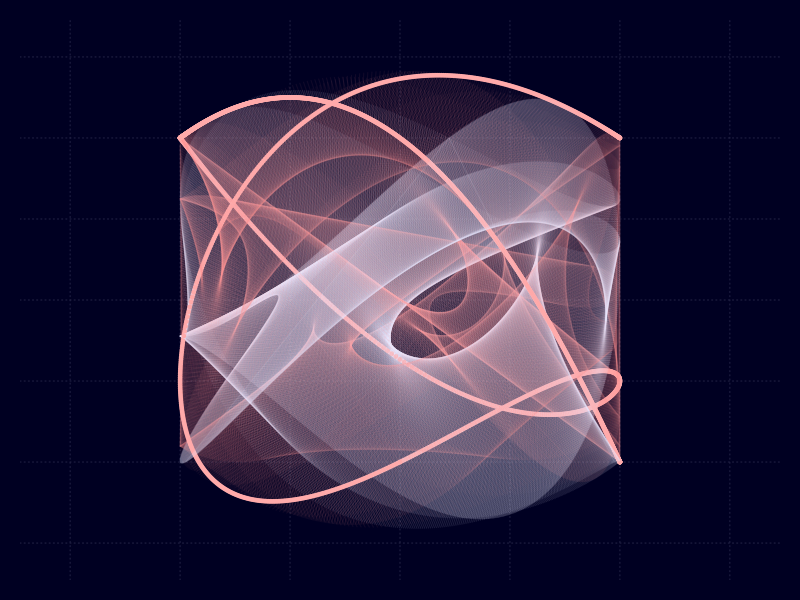

This chart was generated by the following R code:
## ---- chunk 1
png(file="tmp.png",w=1000,h=1000,type="cairo")
par(bg="#000022", mar=c(1,1,1,1))
l=1.6
plot(NA, xlim=c(-l,l), ylim=c(-l,l),axes=F,ann=F)
grid(col="#222244")
t=seq(0,2*pi,l=8)[-1] + 3*pi/2
for(o in seq(0,4*pi,l=1000)){
  x=sin(t+o)
  y=sin(o)*cos(t+o)+cos(o)
  x1=cos(t+1.5*o)
  y1=-sin(o)*sin(t+1.5*o)-cos(o)
  segments(x,y,x1,y1,col=c("#ff999910","#eeeeff20",NA))
  points(c(x[7],x1[7]),c(y[7],y1[7]),pch=19,col=c("#ffaaaa"),cex=.5)
}
dev.off()
